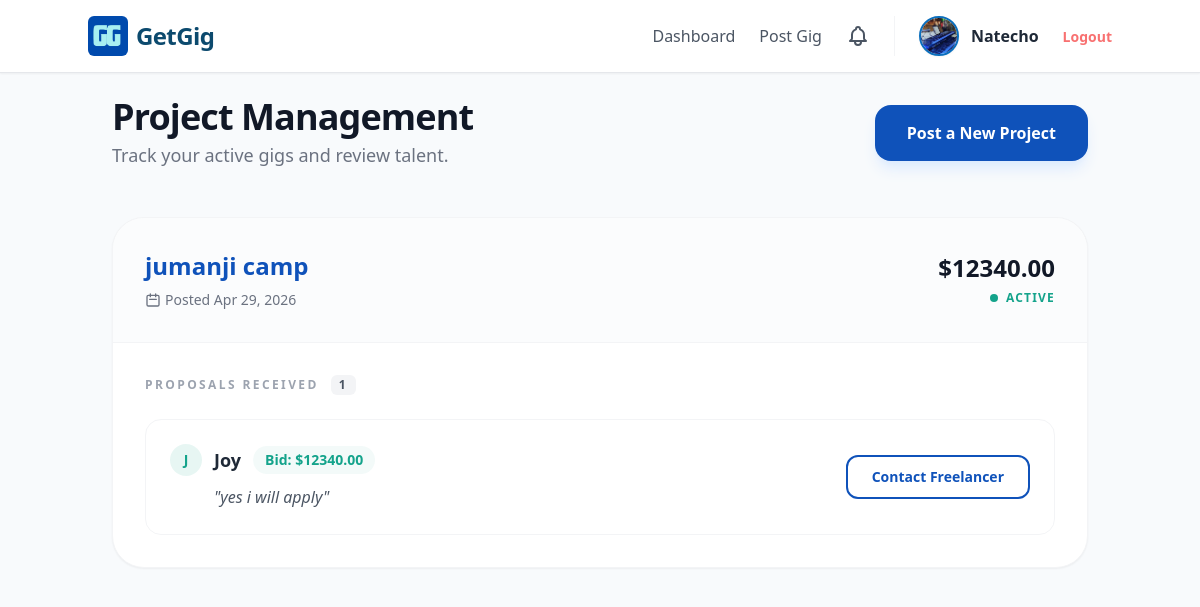
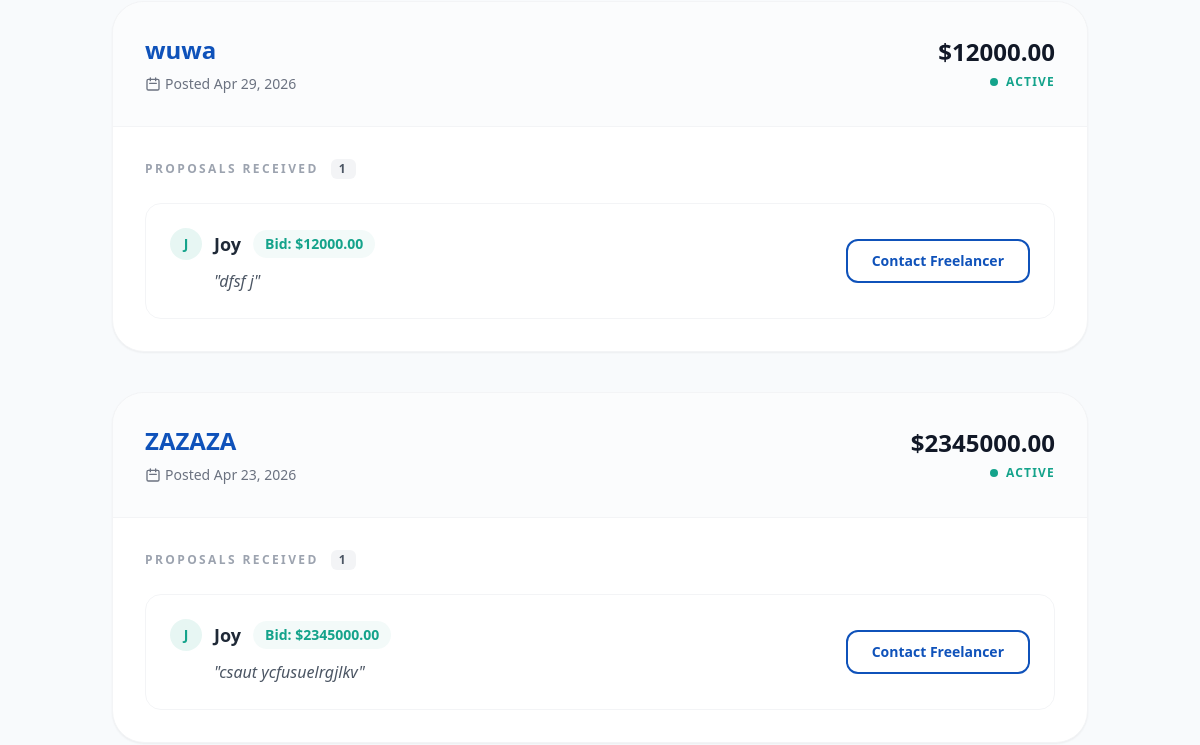
The app's page /projects/client/ (signed in, upper part), older data (2 pictures, top to bottom).
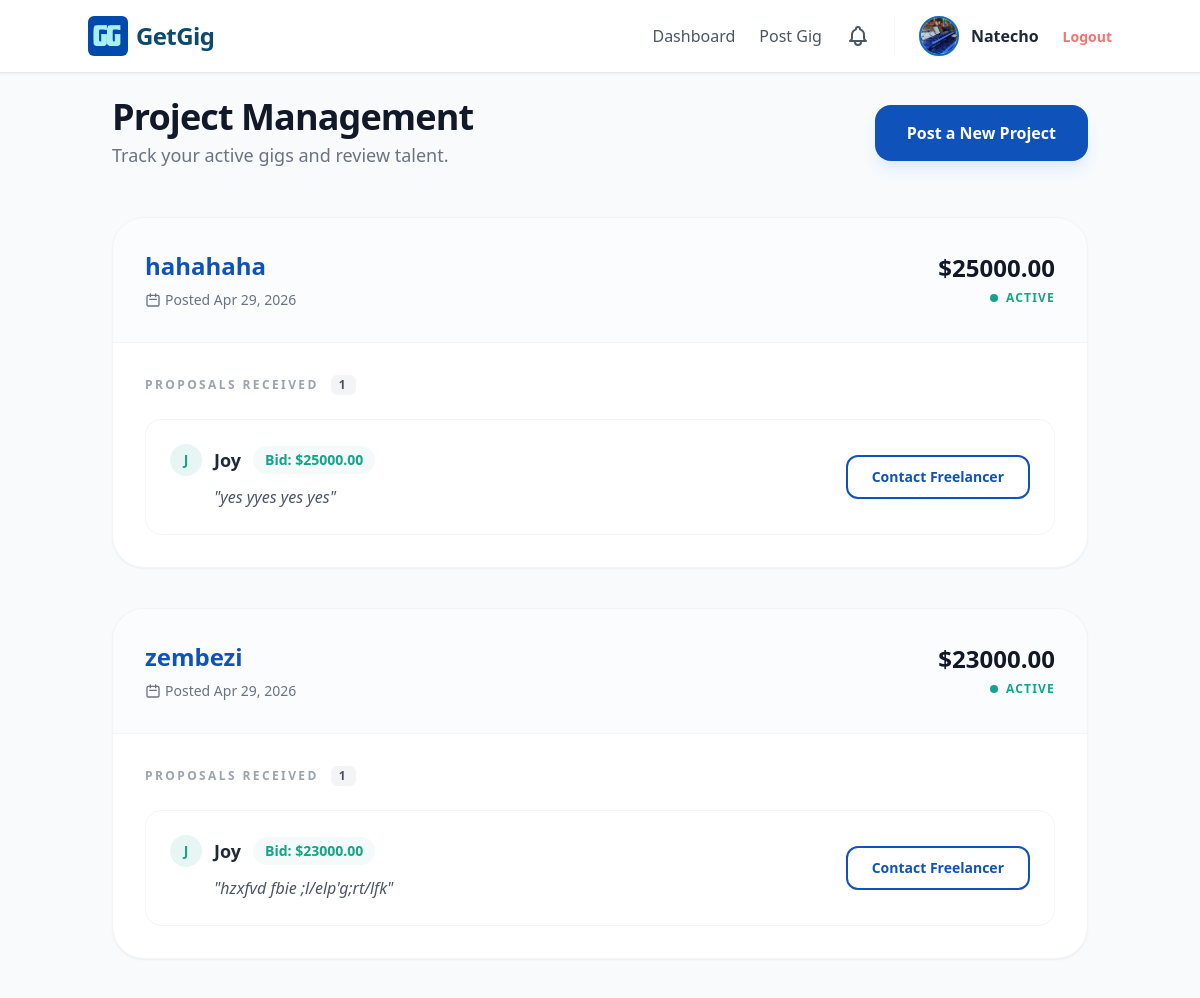
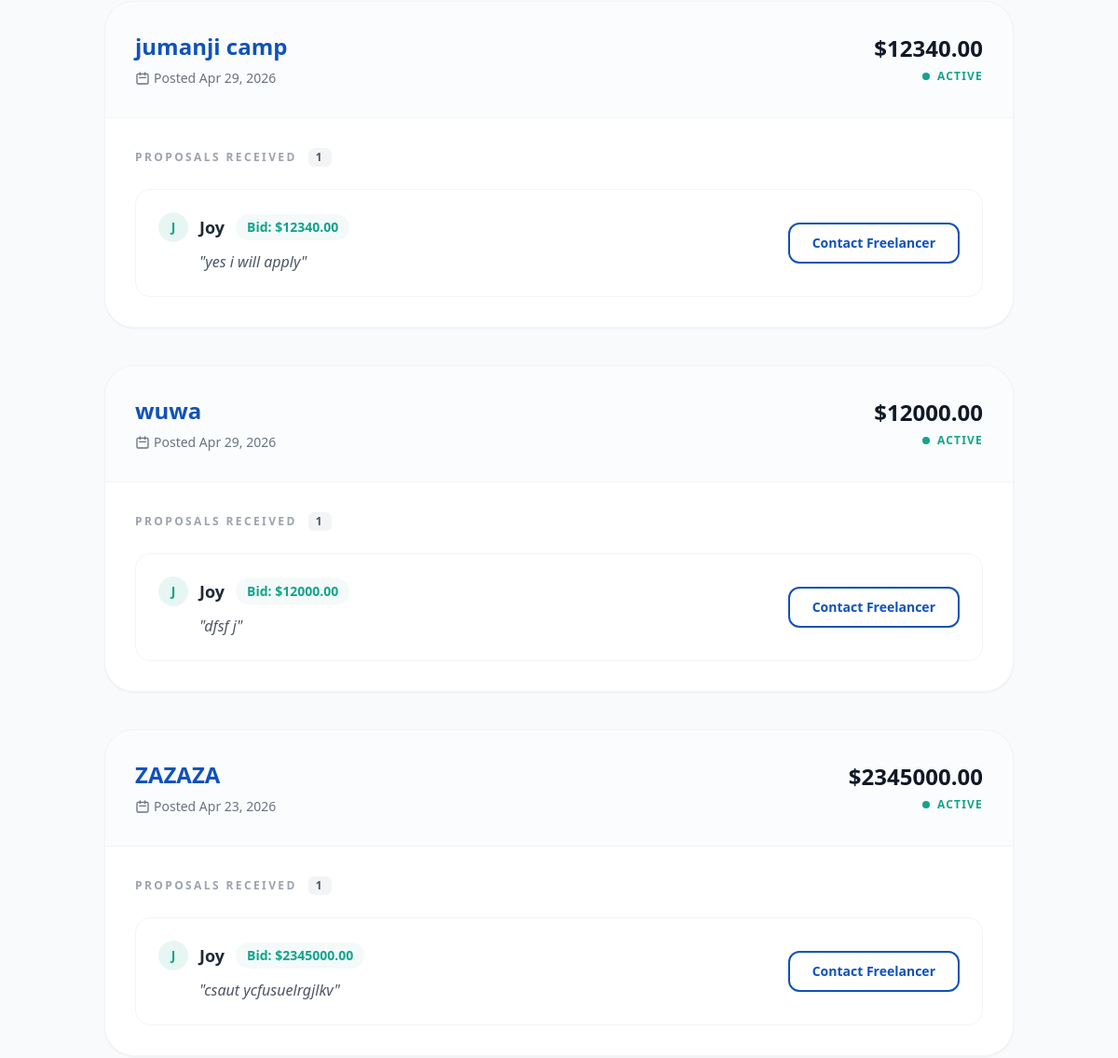
The same page, newer data (2 pictures, top to bottom).
### projects/models.py (models this page shows, shortened)
class Project(models.Model):
    client = models.ForeignKey(settings.AUTH_USER_MODEL, on_delete=models.CASCADE, related_name='projects')
    title = models.CharField(max_length=200)
    description = models.TextField()
    budget = models.DecimalField(max_digits=10, decimal_places=2)
    deadline = models.DateField()
    created_at = models.DateTimeField(auto_now_add=True)
    image = models.ImageField(upload_to='project_images/', blank=True, null=True)

class Application(models.Model):
    STATUS_CHOICES = [
        ('pending', 'Pending'),
        ('accepted', 'Accepted'),
        ('rejected', 'Rejected'),
    ]
    project = models.ForeignKey(Project, on_delete=models.CASCADE, related_name='applications')
    freelancer = models.ForeignKey(settings.AUTH_USER_MODEL, on_delete=models.CASCADE)
    cover_letter = models.TextField()
    bid_amount = models.DecimalField(max_digits=10, decimal_places=2)
    status = models.CharField(max_length=20, choices=STATUS_CHOICES, default='pending') # New Field
    created_at = models.DateTimeField(auto_now_add=True)

### users/models.py (models this page shows, shortened)
class CustomUser(AbstractUser):
    USER_TYPE_CHOICES = (
        ('client', 'Client'),
        ('freelancer', 'Freelancer'),
    )
    user_type = models.CharField(max_length=10, choices=USER_TYPE_CHOICES, default='freelancer')
    profile_image = models.ImageField(upload_to='profiles/', default='profiles/default.png')
    bio = models.TextField(blank=True)
    profile_image = models.ImageField(upload_to='profiles/', blank=True, null=True)
    company_name = models.CharField(max_length=100, blank=True)
    skills = models.CharField(max_length=255, blank=True)

### projects/views.py (the view)
# urls.py: path('client/', views.client_dashboard, name='client_dashboard'),
@login_required
def client_dashboard(request):
    if request.user.user_type != 'client':
        return redirect('projects:freelancer_dashboard')
    my_projects = Project.objects.filter(client=request.user).order_by('-created_at')
    return render(request, 'clients/dashboard.html', {'projects': my_projects})

### templates/clients/dashboard.html (shortened to what the changed rows need)
{% extends 'base.html' %}
{% block content %}
<div class="flex flex-col md:flex-row justify-between items-start md:items-center mb-12 gap-4">
    <div>
        <h1 class="text-4xl font-extrabold text-gray-900 tracking-tight">Project Management</h1>
    </div>
</div>
<div class="space-y-10">
    {% for project in projects %}
        <div class="bg-white rounded-[2rem] shadow-sm border border-gray-100 overflow-hidden hover:shadow-md transition-shadow">
            <div class="p-8 bg-slate-50/50 border-b border-gray-100 flex flex-col md:flex-row justify-between items-start md:items-center gap-4">
                <div>
                    <h3 class="text-2xl font-bold text-ocean">{{ project.title }}</h3>
                    <div class="flex items-center mt-2 text-sm text-gray-500 font-medium">
                        <svg xmlns="http://www.w3.org/2000/svg" class="h-4 w-4 mr-1" fill="none" viewBox="0 0 24 24" stroke="currentColor">
                            <path stroke-linecap="round" stroke-linejoin="round" stroke-width="2" d="M8 7V3m8 4V3m-9 8h10M5 21h14a2 2 0 002-2V7a2 2 0 00-2-2H5a2 2 0 00-2 2v12a2 2 0 002 2z" />
                        </svg>
                        Posted {{ project.created_at|date:"M d, Y" }}
                    </div>
                </div>
                <div class="flex items-center space-x-6">
                    <div class="text-right">
                        <p class="text-2xl font-black text-gray-900">${{ project.budget }}</p>
                        <span class="inline-flex items-center text-xs font-bold text-mint uppercase tracking-widest mt-1">
                            <span class="w-2 h-2 bg-mint rounded-full mr-2 animate-pulse"></span>
                            Active
                        </span>
                    </div>
                </div>
            </div>
            <div class="p-8">
                <h4 class="text-xs font-black text-gray-400 uppercase tracking-[0.2em] mb-6 flex items-center">
                    Proposals Received
                    <span class="ml-3 px-2 py-0.5 bg-gray-100 text-gray-600 rounded-md">{{ project.applications.all.count }}</span>
                </h4>
                <div class="grid grid-cols-1 gap-4">
                    {% for app in project.applications.all %}
                        <div class="flex flex-col md:flex-row items-start md:items-center justify-between p-6 bg-white border border-gray-100 rounded-2xl hover:border-ocean/30 transition-all hover:bg-blue-50/10">
                            <div class="flex-grow">
                                <div class="flex items-center space-x-3 mb-2">
                                    <span class="w-8 h-8 rounded-full bg-mint/10 text-mint flex items-center justify-center font-bold text-sm">
                                        {{ app.freelancer.username|first|upper }}
                                    </span>
                                    <span class="font-bold text-gray-800 text-lg">{{ app.freelancer.username }}</span>
                                    <span class="text-sm font-bold text-mint bg-mint/5 px-3 py-1 rounded-full">
                                        Bid: ${{ app.bid_amount }}
                                    </span>
                                </div>
                                <p class="text-gray-600 italic leading-relaxed pl-11">
                                    "{{ app.cover_letter|truncatewords:20 }}"
                                </p>
                            </div>
                            <div class="mt-4 md:mt-0 md:ml-6 w-full md:w-auto">
                                <a href="mailto:{{ app.freelancer.email }}" class="block text-center text-sm font-bold bg-white border-2 border-ocean text-ocean px-6 py-2.5 rounded-xl hover:bg-ocean hover:text-white transition-all">
                                    Contact Freelancer
                                </a>
                            </div>
                        </div>
                    {% empty %}
                        <div class="text-center py-8 bg-gray-50/50 rounded-2xl border border-dashed border-gray-200">
                            <p class="text-gray-400 font-medium">Waiting for the perfect match...</p>
                        </div>
                    {% endfor %}
                </div>
            </div>
        </div>
    {% endfor %}
</div>
{% endblock %}

Row changes from the older to the newer data that the page shows:
added Project: title "hahahaha", created_at "Apr 29, 2026", budget "25000.00", applications.all.count "1"
added Application: freelancer.username|first "J", freelancer.username "Joy", bid_amount "25000.00", cover_letter "yes yyes yes yes", shown under "hahahaha"
added Project: title "zembezi", created_at "Apr 29, 2026", budget "23000.00", applications.all.count "1"
added Application: freelancer.username|first "J", freelancer.username "Joy", bid_amount "23000.00", cover_letter "hzxfvd fbie ;l/elp'g;rt/lfk", shown under "zembezi"
